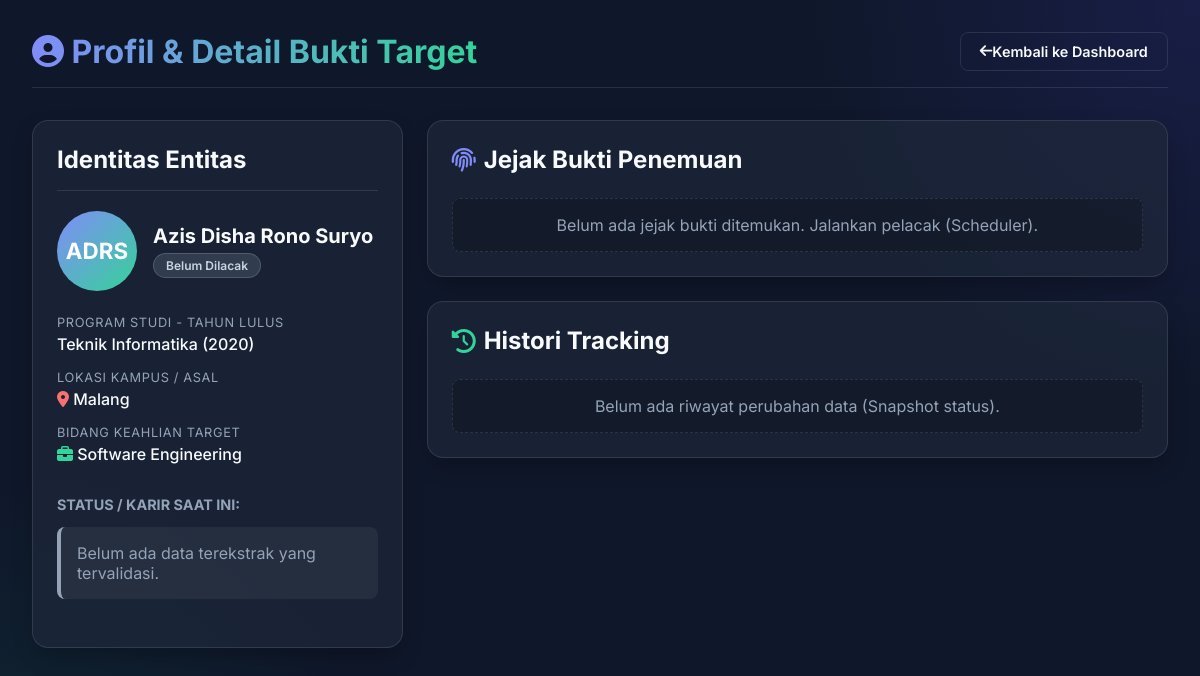
Screenshot of /detail.php?id=1 with the database file from the repository.
### tables this page shows
CREATE TABLE IF NOT EXISTS alumni (
    id INT AUTO_INCREMENT PRIMARY KEY,
    nama_lengkap VARCHAR(255) NOT NULL,
    inisial VARCHAR(50),
    prodi VARCHAR(100),
    tahun_lulus YEAR,
    kota VARCHAR(100),
    bidang_keilmuan VARCHAR(100),
    status_pelacakan VARCHAR(50) DEFAULT 'Belum Dilacak',
    jabatan VARCHAR(100) DEFAULT NULL,
    perusahaan VARCHAR(100) DEFAULT NULL,
    lokasi VARCHAR(100) DEFAULT NULL,
    tanggal_update DATE DEFAULT NULL,
    waktu_sekarang DATE DEFAULT NULL,
    jadwal_pelacakan VARCHAR(20) DEFAULT '7_hari'
);

### detail.php (the view, shortened to what this page needs)
<?php
require_once 'db.php';
$alumni_id = $_GET['id'];
$stmt = $pdo->prepare("SELECT * FROM alumni WHERE id = ?");
$stmt->execute([$alumni_id]);
$alumni = $stmt->fetch();
$stmtJejak = $pdo->prepare("SELECT * FROM jejak_bukti WHERE alumni_id = ? ORDER BY tanggal_ditemukan DESC");
$stmtJejak->execute([$alumni_id]);
$jejak_bukti = $stmtJejak->fetchAll();
$stmtRiwayat = $pdo->prepare("SELECT * FROM riwayat_perubahan WHERE alumni_id = ? ORDER BY tanggal_perubahan DESC");
$stmtRiwayat->execute([$alumni_id]);
$riwayat_perubahan = $stmtRiwayat->fetchAll();
?>
<!DOCTYPE html>
<html lang="id">
<head>
    <link rel="stylesheet" href="style.css">
    <link rel="stylesheet" href="https://cdnjs.cloudflare.com/ajax/libs/font-awesome/6.4.0/css/all.min.css">
</head>
<body>
    <div class="container animate-fade-in">
        <header>
            <h1><i class="fas fa-user-circle"></i> Profil & Detail Bukti Target</h1>
            <a href="index.php" class="btn btn-outline"><i class="fas fa-arrow-left"></i> Kembali ke Dashboard</a>
        </header>
        <div class="grid">
            <div class="glass-card" style="align-self: start;">
                <h2 style="margin-top: 0; border-bottom: 1px solid var(--border-color); padding-bottom: 1rem;">
                    Identitas Entitas
                </h2>
                <div style="display: flex; align-items: center; gap: 1rem; margin-bottom: 1.5rem;">
                    <?php
                        $inisial_len = strlen($alumni['inisial']);
                        $font_size = $inisial_len > 4 ? '1.2rem' : ($inisial_len > 3 ? '1.4rem' : '1.8rem');
                    ?>
                    <div style="width: 80px; height: 80px; min-width: 80px; border-radius: 50%; background: linear-gradient(135deg, #818cf8, #34d399); display: flex; align-items: center; justify-content: center; font-size: <?= $font_size ?>; font-weight: bold; color: white; text-align: center; word-break: break-all; padding: 5px; box-sizing: border-box; line-height: 1;">
                        <?= htmlspecialchars($alumni['inisial']) ?>
                    </div>
                    <div>
                        <div style="font-size: 1.25rem; font-weight: 700;"><?= htmlspecialchars($alumni['nama_lengkap']) ?></div>
                        <?php
                            $badge = 'badge-neutral';
                        ?>
                        <div style="margin-top: 5px;"><span class="badge <?= $badge ?>"><?= $alumni['status_pelacakan'] ?></span></div>
                    </div>
                </div>
                <div class="info-group">
                    <div class="info-label">Program Studi - Tahun Lulus</div>
                    <div class="info-value"><?= htmlspecialchars($alumni['prodi']) ?> (<?= $alumni['tahun_lulus'] ?>)</div>
                </div>
                <div class="info-group">
                    <div class="info-label">Lokasi Kampus / Asal</div>
                    <div class="info-value"><i class="fas fa-map-marker-alt" style="color:#f87171;"></i> <?= htmlspecialchars($alumni['kota']) ?></div>
                </div>
                <div class="info-group">
                    <div class="info-label">Bidang Keahlian Target</div>
                    <div class="info-value"><i class="fas fa-briefcase" style="color:#34d399;"></i> <?= htmlspecialchars($alumni['bidang_keilmuan']) ?></div>
                </div>
                <h3 style="margin-top: 2rem; color: var(--text-muted); font-size: 0.9rem; text-transform: uppercase;">Status / Karir Saat Ini:</h3>
                <?php if($alumni['jabatan']): ?>
                    <div class="info-group">
                        <div class="info-label">Posisi / Jabatan</div>
                        <div class="info-value"><?= htmlspecialchars($alumni['jabatan']) ?></div>
                    </div>
                    <div class="info-group">
                        <div class="info-label">Instansi / Perusahaan</div>
                        <div class="info-value"><?= htmlspecialchars($alumni['perusahaan']) ?></div>
                    </div>
                    <div class="info-group">
                        <div class="info-label">Lokasi Bekerja</div>
                        <div class="info-value"><?= htmlspecialchars($alumni['lokasi']) ?></div>
                    </div>
                    <div class="info-group">
                        <div class="info-label">Terakhir Diperbarui</div>
                        <div class="info-value"><i class="far fa-clock"></i> <?= $alumni['tanggal_update'] ?></div>
                    </div>
                <?php else: ?>
                    <div class="alert" style="background-color: rgba(255,255,255,0.05); color: var(--text-muted);">
                        Belum ada data terekstrak yang tervalidasi.
                    </div>
                <?php endif; ?>
            </div>
            <div>
                <div class="glass-card" style="margin-bottom: 1.5rem;">
                    <h2 style="margin-top: 0; margin-bottom: 1.5rem; display: flex; align-items: center; gap: 0.5rem;">
                        <i class="fas fa-fingerprint" style="color: #818cf8;"></i> Jejak Bukti Penemuan
                    </h2>
                    <?php if (count($jejak_bukti) > 0): ?>
                        <div style="overflow-x: auto;">
                            <table style="margin-top: 0;">
                                <thead>
                                    <tr>
                                        <th>Sumber</th>
                                        <th>Ringkasan Terekstrak</th>
                                        <th>Confidence Score</th>
                                        <th>Pointer Cek</th>
                                        <th>Tanggal</th>
                                    </tr>
                                </thead>
                                <tbody>
                                    <?php foreach($jejak_bukti as $bukti): ?>
                                    <tr>
                                        <td>
                                            <span class="badge" style="background-color: rgba(59, 130, 246, 0.2); color: #60a5fa; border: 1px solid rgba(59, 130, 246, 0.3);">
                                                <i class="fas fa-globe"></i> <?= htmlspecialchars($bukti['sumber_temuan']) ?>
                                            </span>
                                        </td>
                                        <td style="font-size: 0.85rem; color: #cbd5e1; max-width: 200px; padding-right: 1.5rem;">
                                            <?php
                                            $ringkasan = json_decode($bukti['ringkasan_info'], true);
                                            if($ringkasan) {
                                                echo "<strong>Jabatan:</strong> " . htmlspecialchars($ringkasan['jabatan']) . "<br>";
                                                echo "<strong>Instansi:</strong> " . htmlspecialchars($ringkasan['instansi']) . "<br>";
                                                echo "<strong>Lokasi:</strong> " . htmlspecialchars($ringkasan['lokasi']);
                                            } else {
                                                echo htmlspecialchars($bukti['ringkasan_info']);
                                            }
                                            ?>
                                        </td>
                                        <td>
                                            <?php
                                            $score = min(100, $bukti['confidence_score']);
                                            $barColor = $score >= 70 ? '#10b981' : ($score >= 40 ? '#f59e0b' : '#ef4444');
                                            ?>
                                            <div style="display: flex; align-items: center; gap: 0.5rem;">
                                                <span style="font-weight: 600; color: <?= $barColor ?>"><?= $score ?>%</span>
                                                <div style="flex:1; height: 6px; background-color: rgba(255,255,255,0.1); border-radius: 3px; min-width: 50px;">
                                                    <div style="height: 100%; border-radius: 3px; background-color: <?= $barColor ?>; width: <?= $score ?>%;"></div>
                                                </div>
                                            </div>
                                        </td>
                                        <td style="font-size: 0.8rem; color: #cbd5e1; max-width: 250px; padding-right: 1.5rem; word-break: break-word;">
                                            <?php
                                            $pointer = json_decode($bukti['pointer_bukti'], true);
                                            if($pointer) {
                                                echo "<strong>Judul:</strong> <a href='" . htmlspecialchars($pointer['link']) . "' style='color:#60a5fa;' target='_blank'>" . htmlspecialchars($pointer['judul']) . "</a><br>";
                                                echo "<span style='font-size:0.75rem; color:var(--text-muted);'>" . htmlspecialchars($pointer['snippet']) . "</span>";
                                            } else {
                                                echo htmlspecialchars($bukti['pointer_bukti']);
                                            }
                                            ?>
                                        </td>
                                        <td style="font-size: 0.85rem; white-space: nowrap; vertical-align: top;">
                                            <?= $bukti['tanggal_ditemukan'] ?>
                                        </td>
                                    </tr>
                                    <?php endforeach; ?>
                                </tbody>
                            </table>
                        </div>
                    <?php else: ?>
                        <div style="padding: 1rem; text-align: center; color: var(--text-muted); background: rgba(0,0,0,0.2); border-radius: 0.5rem; border: 1px dashed var(--border-color);">
                            Belum ada jejak bukti ditemukan. Jalankan pelacak (Scheduler).
                        </div>
                    <?php endif; ?>
                </div>
                <div class="glass-card">
                    <h2 style="margin-top: 0; margin-bottom: 1.5rem; display: flex; align-items: center; gap: 0.5rem;">
                        <i class="fas fa-history" style="color: #34d399;"></i> Histori Tracking
                    </h2>
                    <?php if (count($riwayat_perubahan) > 0): ?>
                        <div class="timeline">
                            <?php foreach($riwayat_perubahan as $riwayat): ?>
                                <?php
                                    $lama = json_decode($riwayat['data_lama'], true);
                                    $baru = json_decode($riwayat['data_baru'], true);
                                ?>
                                <div class="timeline-item">
                                    <div style="font-size: 0.8rem; color: var(--text-muted); margin-bottom: 0.25rem;">
                                        <?= date('d M Y, H:i:s', strtotime($riwayat['tanggal_perubahan'])) ?>
                                    </div>
                                    <div style="background: rgba(0,0,0,0.2); padding: 1rem; border-radius: 0.5rem; border: 1px solid var(--border-color);">
                                        <div style="font-weight: 500; font-size: 0.9rem; margin-bottom: 0.5rem; border-bottom: 1px solid rgba(255,255,255,0.05); padding-bottom: 0.5rem;">
                                            Status berubah dari
                                            <span class="badge badge-neutral" style="font-size: 0.7rem;"><?= $lama ? $lama['status_pelacakan'] : 'Unknown' ?></span>
                                            ke
                                            <span class="badge badge-success" style="font-size: 0.7rem;"><?= $baru ? $baru['status_pelacakan'] : 'Unknown' ?></span>
                                        </div>
                                        <div style="font-size: 0.85rem; color: #cbd5e1; display:flex; gap: 1rem;">
                                            <div style="flex:1;">
                                                <strong style="color: #f87171;">Data Lama:</strong><br>
                                                Jabatan: <?= $lama['jabatan'] ?? '-' ?><br>
                                                Instansi: <?= $lama['perusahaan'] ?? '-' ?>
                                            </div>
                                            <div style="flex:1;">
                                                <strong style="color: #34d399;">Data Baru:</strong><br>
                                                Jabatan: <?= $baru['jabatan'] ?? '-' ?><br>
                                                Instansi: <?= $baru['perusahaan'] ?? '-' ?>
                                            </div>
                                        </div>
                                    </div>
                                </div>
                            <?php endforeach; ?>
                        </div>
                    <?php else: ?>
                        <div style="padding: 1rem; text-align: center; color: var(--text-muted); background: rgba(0,0,0,0.2); border-radius: 0.5rem; border: 1px dashed var(--border-color);">
                            Belum ada riwayat perubahan data (Snapshot status).
                        </div>
                    <?php endif; ?>
                </div>
            </div>
        </div>
    </div>
</body>
</html>

### rows the page displays
alumni: inisial "ADRS", nama_lengkap "Azis Disha Rono Suryo", status_pelacakan "Belum Dilacak", prodi "Teknik Informatika", tahun_lulus "2020", kota "Malang", bidang_keilmuan "Software Engineering"
